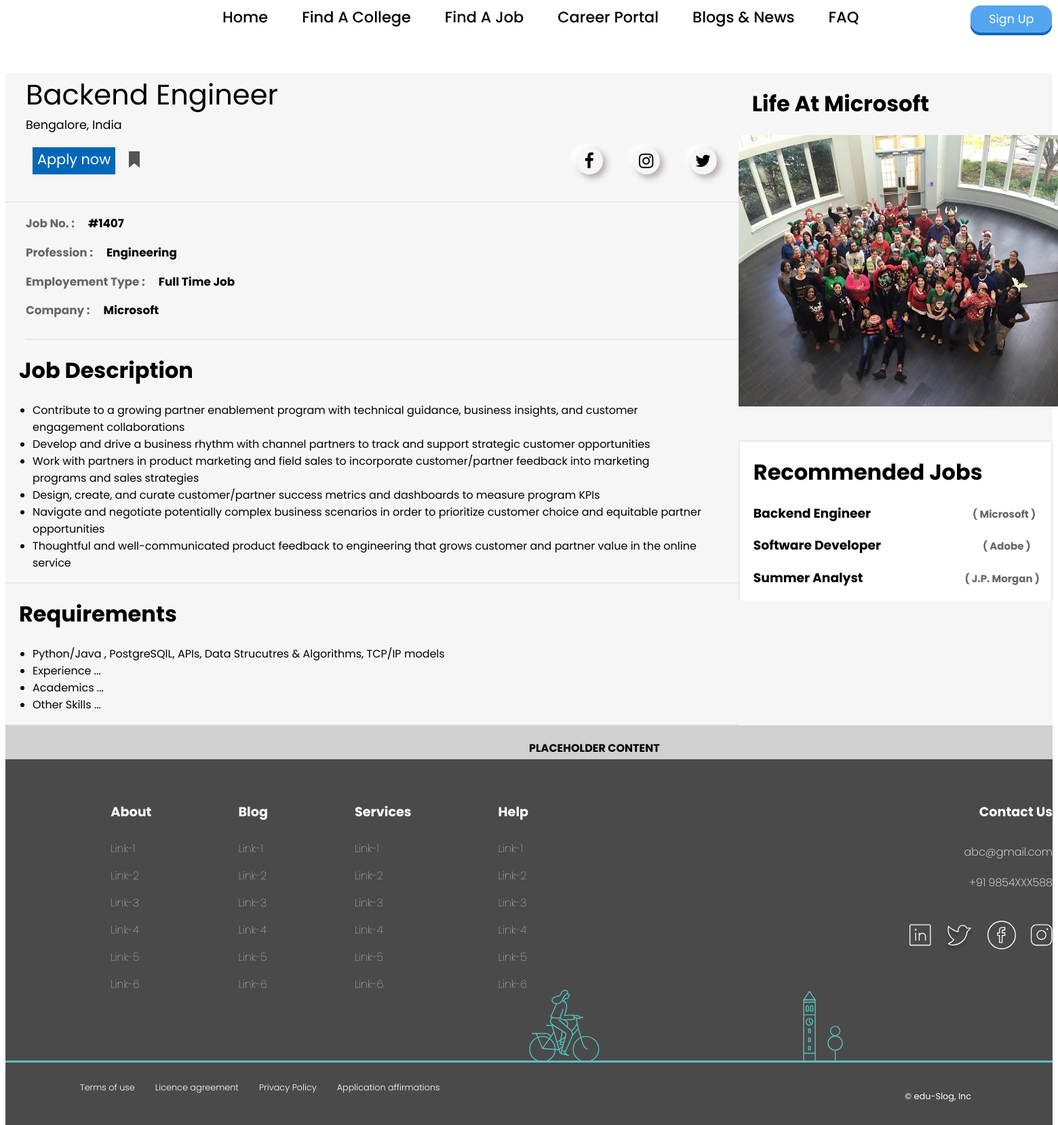
Screenshot of /jobapply/1 with the database file from the repository.
### app1/models.py (models this page shows, shortened)
class Job(models.Model):
    CAT = (('Internship', 'Intersnhips'),
            ('Full Time Job', 'Full Time Job')
            )
    jname = models.CharField(max_length=100, null=True)
    cname = models.CharField(max_length=100, null=True)
    location = models.CharField(max_length=100, null=True)
    category = models.CharField(max_length=100, null=True, choices=CAT)
    photo = models.ImageField(null=True)
    requirements = models.CharField(max_length=300, null=True)
    profession = models.CharField(max_length=100, null=True)
    job_no = models.CharField(max_length=100,null=True)

### app1/views.py (the view)
# urls.py: path('jobapply/<str:pk>',views.jobapplication, name="jobapply"),
def jobapplication(request,pk):
    jobs = Job.objects.all()
    job = Job.objects.get(id=pk)
    context = {'job':job, 'jobs':jobs}
    return render(request, 'app1/jobapplication.html', context)

### app1/templates/app1/jobapplication.html (shortened to what this page needs)
{% include 'app1/navbar.html' %}
{% load static %}
<!DOCTYPE html>
<html>
    <head>
        <link rel="stylesheet" href="https://cdnjs.cloudflare.com/ajax/libs/font-awesome/4.7.0/css/font-awesome.min.css">
        <link rel="stylesheet" href="{% static 'styles/jobapplication.css' %}">
    </head>
    <body>
        <div class="main-container">
            <div class="left-container">
            <div class="job-head">{{job.jname}}</div>
            <div class="job-loc">{{job.location}}</div>
            <div class="btns-links">
                <div class="apply-btn">
                    <button class="apply-button">Apply now</button>
                </div>
                <div class="save-btn">
                        <button class="bookmark">
                        </button>
                </div>
                <div class="social-link">
                                <div class="social-container">
                                  <button class="social-btn">
                                    <i class="fa fa-facebook" style="font-size:25px;"></i>
                                  </button>
                                  <button class="social-btn">
                                    <i class="fa fa-instagram" style="font-size:25px;"></i>
                                  </button>
                                  <button class="social-btn">
                                    <i class="fa fa-twitter" style="font-size:25px;"></i>
                                  </button>
                                </div>
                </div>
            </div>
            <div class="job-descrip">
                <div class="detail"><h3>Job No. :<span style="margin-left:20px; color:black;">{{job.job_no}}</span></h3></div>
                <div class="detail"><h3>Profession :<span style="margin-left:20px; color:black;">{{job.profession}}</span></h3></div>
                <div class="detail"><h3>Employement Type :<span style="margin-left:20px; color:black;">{{job.category}}</span></h3></div>
                <div class="detail"><h3>Company :<span style="margin-left:20px; color:black;">{{job.cname}}</span></h3></div>
            </div>
            <div class="Responsibilities">
            <div class="head"><h1>Job Description</h1></div>
            <div class="description"><ul>
            <li>Contribute to a growing partner enablement program with technical guidance, business insights, and customer engagement collaborations</li>
            <li>Develop and drive a business rhythm with channel partners to track and support strategic customer opportunities</li>
            <li>Work with partners in product marketing and field sales to incorporate customer/partner feedback into marketing programs and sales strategies</li>
            <li>Design, create, and curate customer/partner success metrics and dashboards to measure program KPIs</li>
            <li>Navigate and negotiate potentially complex business scenarios in order to prioritize customer choice and equitable partner opportunities</li>
            <li>Thoughtful and well-communicated product feedback to engineering that grows customer and partner value in the online service</li>
            </ul></div>
            </div>
            <div class="requirements">
                <div class="head"><h1>Requirements</h1></div>
                <div class="description"><ul><li>{{job.requirements}}</li>
                <li>Experience ...</li>
                <li>Academics ...</li>
                <li>Other Skills ...</li>
                </ul></div>
            </div>
            </div>
            <div class="right-container">
                <div class="col-1">
                    <div class="head"><h1>Life At {{job.cname}}</h1></div>
                    <div class="work-life">
                        <img src="{% static 'images/corporate.jpeg'%}" alt=""/>
                    </div>
                </div>
                <div class="col-2">
                    <div class="head"><h1>Recommended Jobs<h1></div>
                    {% for i in jobs %}
                    <div class="head"><h3 style="font-family:'Poppins', sans-serif; margin-left:20px;">{{i.jname}}<span style="margin-left:150px; font-size:0.8em; color:#666666;">( {{i.cname}} )</span><h3></div>
                    {% endfor %}
                </div>
            </div>
        </div>
        <div class="pre-footer"><h4 style="font-family:'Poppins', sans-serif; margin-left:50%;">PLACEHOLDER CONTENT</h4></div>
<footer class="footer-container">
      <div class="footer_row-1">
        <div class="row_1-col-1">
          <div class="footer-menu-container">
            <div class="footer-menu">
              <h1>About</h1>
              <a href="#">Link-1</a>
              <a href="#">Link-2</a>
              <a href="#">Link-3</a>
              <a href="#">Link-4</a>
              <a href="#">Link-5</a>
              <a href="#">Link-6</a>
            </div>
            <div class="footer-menu">
              <h1>Blog</h1>
              <a href="#">Link-1</a>
              <a href="#">Link-2</a>
              <a href="#">Link-3</a>
              <a href="#">Link-4</a>
              <a href="#">Link-5</a>
              <a href="#">Link-6</a>
            </div>
            <div class="footer-menu">
              <h1>Services</h1>
              <a href="#">Link-1</a>
              <a href="#">Link-2</a>
              <a href="#">Link-3</a>
              <a href="#">Link-4</a>
              <a href="#">Link-5</a>
              <a href="#">Link-6</a>
            </div>
            <div class="footer-menu">
              <h1>Help</h1>
              <a href="#">Link-1</a>
              <a href="#">Link-2</a>
              <a href="#">Link-3</a>
              <a href="#">Link-4</a>
              <a href="#">Link-5</a>
              <a href="#">Link-6</a>
            </div>
          </div>
        </div>
        <div class="row_1-col-2">
          <h1>Contact Us</h1>
          <a href="#">abc@gmail.com</a>
          <a href="tel:+916394915220">+91 9854XXX588</a>
          <div class="social-icons">
            <a href="#"><img src="{% static 'images/Assets/icons/linkedin.svg' %}" alt="" /></a>
            <a href="#"><img src="{% static 'images/Assets/icons/twitter.svg' %}" alt="" /></a>
            <a href="#"><img src="{% static 'images/Assets/icons/fb.svg' %}" alt="" /></a>
            <a href="#"><img src="{% static 'images/Assets/icons/insta.svg' %}" alt="" /></a>
          </div>
        </div>
      </div>
      <div class="footer-ILLUS">
        <img
          src="{% static 'images/Assets/illustrations/girl-bike-4cdb8ceabab074fbf64ca1c989fb3f78.svg' %}"
          alt=""
        />
        <img src="{% static 'images/Assets/illustrations/download.svg' %}" alt="" />
      </div>
      <div class="footer_row-2">
        <div class="row-2-col-1">
          <a href="#">Terms of use</a>
          <a href="#">Licence agreement</a>
          <a href="#">Privacy Policy</a>
          <a href="#">Application affirmations</a>
        </div>
        <div class="row-2-col-2">
          <p>©  edu-Slog, Inc</p>
        </div>
      </div>
    </footer>
    </body>
</html>

### static/styles/jobapplication.css (style rules this page uses)
.main-container { display: flex; flex-direction: row; height: max-content; width: 100%; background-color: #f6f6f6; }
.left-container { display: flex; flex-direction: column; height: max-content; width: 70%; background-color: #f6f6f6; }
.job-head { font-family: "Poppins", sans-serif; font-size: 2.6em; padding-left: 30px; }
.job-loc { font-family: "Poppins", sans-serif; font-size: 1.1em; padding-left: 30px; }
.btns-links { display: flex; flex-direction: row; height: 100px; width: 100%; border-bottom: 2px solid #e9e9e9; }
.apply-btn { height: 100px; width: max-content; }
.apply-button { color: white; font-family: "Poppins", sans-serif; font-size:1.3em; height: 40px; width: max-content; background: none; border-radius: 0; text-align: center; padding-bottom: 10px; margin:20px 10px 10px 40px; background-color: #0067b8; border: 1px solid #0067b8; cursor: pointer; }
.save-btn { height: inherit; width: 20%; }
.bookmark { background: none; border: none; padding: 0; margin: 5px 0 0 0; cursor: pointer; position: relative; overflow: hidden; padding-top: 20px; }
.bookmark:before { position: absolute; top: 0; left: 9px; width: 18px; height: 19px; border-radius: 1px; }
.bookmark svg { width: 36px; height: 36px; margin-top: -5px; }
.social-link { margin-left: 40%; height: inherit; width: max-content; }
.social-btn { width: 40px; height: 40px; margin: 20px; outline: none; border: none; background: inherit; box-shadow: 5px 5px 10px #b6a9a9, -5px -5px 10px #ffffff; border-radius: 50%; transition: 0.2; }
.job-descrip { height: 200px; width: 100%; margin-left: 30px; font-family: "Poppins", sans-serif; color: #666666; border-bottom: 2px solid #e9e9e9; }
.detail { font-size: 0.9em; }
.head h1 { margin-left: 20px; font-family: "Poppins", sans-serif; }
.description { padding-right: 50px; font-family: "Poppins", sans-serif; border-bottom: 2px solid #e9e9e9; }
.right-container { display: flex; flex-direction: column; height: max-content; width: 30%; background-color: inherit; }
.col-1 { height: max-content; }
.work-life { height: 400px; width: 500px; margin-top: 20px; }
.work-life img { height: inherit; width: inherit; object-fit: fill; }
.col-2 { height: max-content; background-color: white; margin-top: 50px; border-top: 2px solid #e9e9e9; border-left: 2px solid #e9e9e9; border-right: 2px solid #e9e9e9; }
.pre-footer { height: 50px; width: 100%; background-color: #d1d0d0; }
.footer-container { position: relative; width: 100%; padding: 50px 0px 0px 0px; background-color: hsla(0, 0%, 29%, 1); font-family: "Poppins", sans-serif; }
.footer_row-1 { position: relative; padding-right: 120px; display: flex; width: 100%; }
.row_1-col-1 { display: flex; width: 60%; justify-content: center; align-items: center; }
.footer-menu-container { display: flex; gap: 8rem; }
.footer-menu { display: flex; gap: 15px; flex-direction: column; }
.footer-menu h1 { font-size: 1.2rem; color: #ffffff; }
.footer-menu a { text-decoration: none; font-weight: 100; color: #ffffff; font-size: 1rem; }
.row_1-col-2 { width: 40%; display: flex; align-items: flex-end; flex-direction: column; gap: 20px; }
.row_1-col-2 h1 { font-size: 1.2rem; color: #ffffff; }
.row_1-col-2 a { text-decoration: none; font-size: 1rem; font-weight: 200; color: #ffffff; }
.social-icons { display: flex; margin-top: 20px; gap: 20px; justify-content: center; align-items: center; }
.social-icons img { transition: 0.2s; }
.social-icons a:nth-child(2) { margin-top: 10px; }
.footer-ILLUS { position: relative; margin-top: 100px; }
.footer-ILLUS img:first-child { position: absolute; bottom: 0px; left: 50%; }
.footer-ILLUS img:nth-child(2) { position: absolute; bottom: 0px; right: 20%; }
.footer_row-2 { display: flex; justify-content: space-between; padding: 20px 120px 20px 110px; }
.row-2-col-1 { display: flex; gap: 30px; }
.row-2-col-1 a { text-decoration: none; color: #ffffff; font-size: 0.8rem; font-weight: 300; }
.row-2-col-2 { color: #ffffff; font-size: 0.8rem; }

### rows the page displays
Job: jname "Backend Engineer", location "Bengalore, India", job_no "#1407", profession "Engineering", category "Full Time Job", cname "Microsoft", requirements "Python/Java , PostgreSQlL, APIs, Data Strucutres & Algorithms, TCP/IP models"
Job: jname "Software Developer", cname "Adobe"
Job: jname "Summer Analyst", cname "J.P. Morgan"
